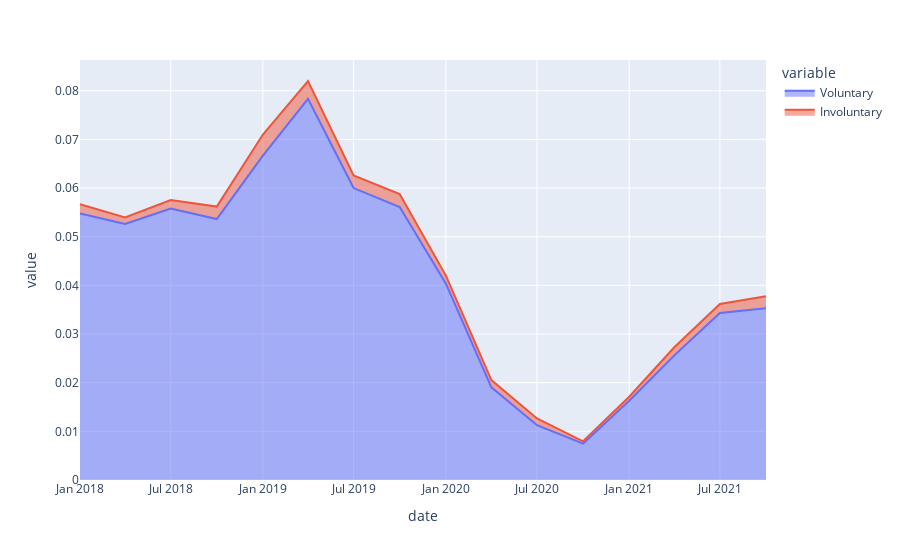

The cell this chart's notebook holds for it:
### Markdown cell above
For these examples, we will use the denied_boarding dataset that is located in the clean_data folder of the repo. Plotly express can be used to create a variety of graphs with customization and interactive elements.If we wanted to use plotly to visualize the percent of people denied boarding over time we could make a standard area plot using the code below.

### Code cell
fig = px.area(denied_boarding.groupby('date').mean(numeric_only = True).
                  reset_index().rename(columns = {'perc_denied_boarding_involuntary':"Involuntary",
                                                  "perc_denied_boarding_voluntary":"Voluntary"}),
              x="date", y=["Voluntary","Involuntary"])
fig.show()

### Figure 1 — Plotly figure (JSON) as saved in the notebook; plotly's stock layout.template omitted (floating-point values rounded to 4 significant figures)
{"data": [{"fillpattern": {"shape": ""}, "hovertemplate": "variable=Voluntary<br>date=%{x}<br>value=%{y}<extra></extra>", "legendgroup": "Voluntary", "line": {"color": "#636efa"}, "marker": {"symbol": "circle"}, "mode": "lines", "name": "Voluntary", "orientation": "v", "showlegend": true, "stackgroup": "1", "type": "scatter", "x": ["2018-01-01", "2018-04-01", "2018-07-01", "2018-10-01", "2019-01-01", "2019-04-01", "2019-07-01", "2019-10-01", "2020-01-01", "2020-04-01", "2020-07-01", "2020-10-01", "2021-01-01", "2021-04-01", "2021-07-01", "2021-10-01"], "xaxis": "x", "y": [0.0548, 0.05261, 0.05579, 0.05363, 0.06668, 0.07832, 0.06, 0.05609, 0.0404, 0.01904, 0.01127, 0.007463, 0.0163, 0.02562, 0.03431, 0.0353], "yaxis": "y"}, {"fillpattern": {"shape": ""}, "hovertemplate": "variable=Involuntary<br>date=%{x}<br>value=%{y}<extra></extra>", "legendgroup": "Involuntary", "line": {"color": "#EF553B"}, "marker": {"symbol": "circle"}, "mode": "lines", "name": "Involuntary", "orientation": "v", "showlegend": true, "stackgroup": "1", "type": "scatter", "x": ["2018-01-01", "2018-04-01", "2018-07-01", "2018-10-01", "2019-01-01", "2019-04-01", "2019-07-01", "2019-10-01", "2020-01-01", "2020-04-01", "2020-07-01", "2020-10-01", "2021-01-01", "2021-04-01", "2021-07-01", "2021-10-01"], "xaxis": "x", "y": [0.001857, 0.001368, 0.001737, 0.00255, 0.004313, 0.003673, 0.002598, 0.00268, 0.00165, 0.001501, 0.001387, 0.0004822, 0.0008186, 0.00165, 0.001853, 0.002482], "yaxis": "y"}], "layout": {"legend": {"title": {"text": "variable"}, "tracegroupgap": 0}, "margin": {"t": 60}, "xaxis": {"anchor": "y", "domain": [0, 1], "title": {"text": "date"}}, "yaxis": {"anchor": "x", "domain": [0, 1], "title": {"text": "value"}}}}
